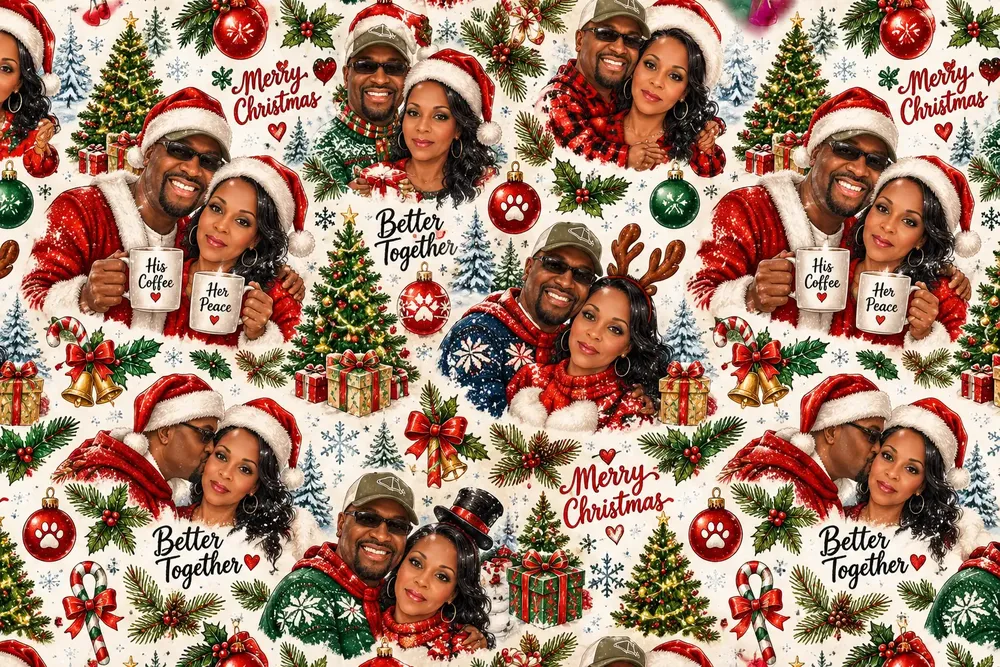
#> input picture art/its-a-wrap-sample-bud.webp, 1000 x 667 px, shrunk from 1536 x 1024 before the run
$ python ends-to-white.py ../../art/its-a-wrap-sample-bud.webp ../../art/page-two-sheet-bud-1.png
#> lines starting #> are read from the running program, lines starting #| are printed output that depends on the picture
# A SET DESIGN'S EDGES, BLACK TO WHITE (Alyx, 28 Sep 2026). The magic mug is
# white under a black coating that clears when it is hot, so everything the
# print does not reach shows white when hot -- "the three quarter inches on
# either side of the handle" above all. A design has to fade to WHITE at its
# edges to meet that ("bud has it right and the other nine need to change");
# the black between the setup and the punchline is printed and stays black.
#   ends-to-white.py <print.png> <out.png>
# Near the edges only (EDGE_X in from each end, EDGE_Y from top and bottom),
# what is dark -- the black margin and the scene's own fade into it, read off a
# blurred luminance so shadows inside a scene are left alone -- is lifted to
# white in proportion to how dark it is and how near the edge. Nothing is
# moved, cropped or repainted.
import sys, numpy as np, cv2
from PIL import Image
EDGE_X, EDGE_Y, DARK = 190, 150, 95.0
src, out = sys.argv[1], sys.argv[2]
a = np.asarray(Image.open(src).convert('RGB')).astype(float)
H, W = a.shape[:2]
#> H = 667; W = 1000
def ss(t): t = np.clip(t, 0, 1); return t * t * (3 - 2 * t)
x = np.arange(W)[None, :]; y = np.arange(H)[:, None]
#> after `y = np.arange(H)[:, None]`: y = 667 values from 0 to 666
wx = ss(1 - np.minimum(x, W - 1 - x) / EDGE_X)
wy = ss(1 - np.minimum(y, H - 1 - y) / EDGE_Y)
near = np.maximum(wx, wy)
lum = cv2.GaussianBlur(a.mean(axis=2), (0, 0), 18)
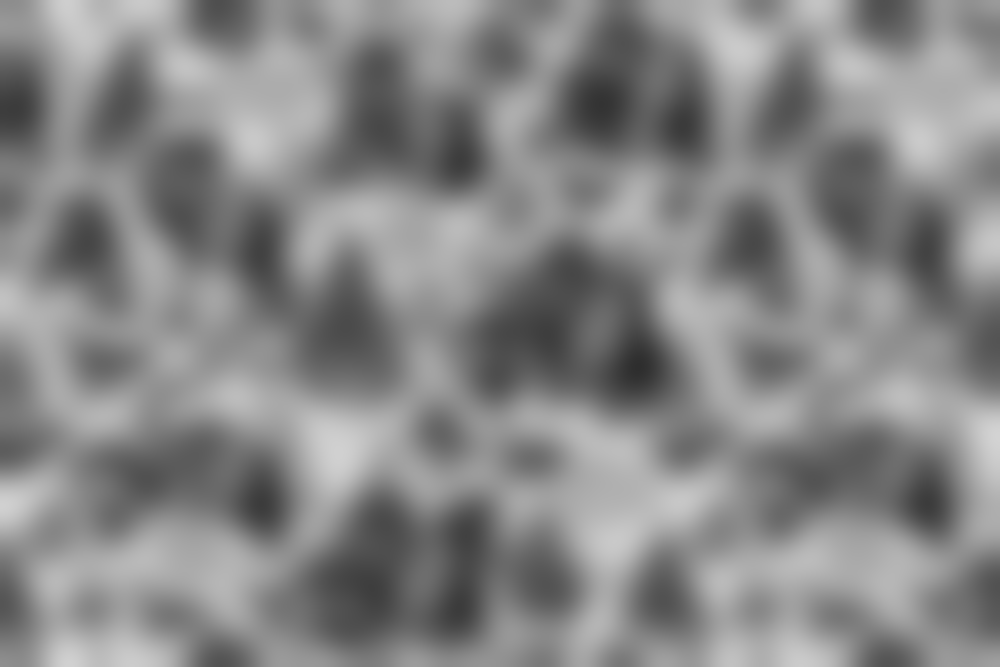
#> lum: shape (667, 1000) float64; min 46.37, max 211.7, mean 135
dark = ss(1 - lum / DARK)
#> in ss (call 3), `t = np.clip(t, 0, 1)`:
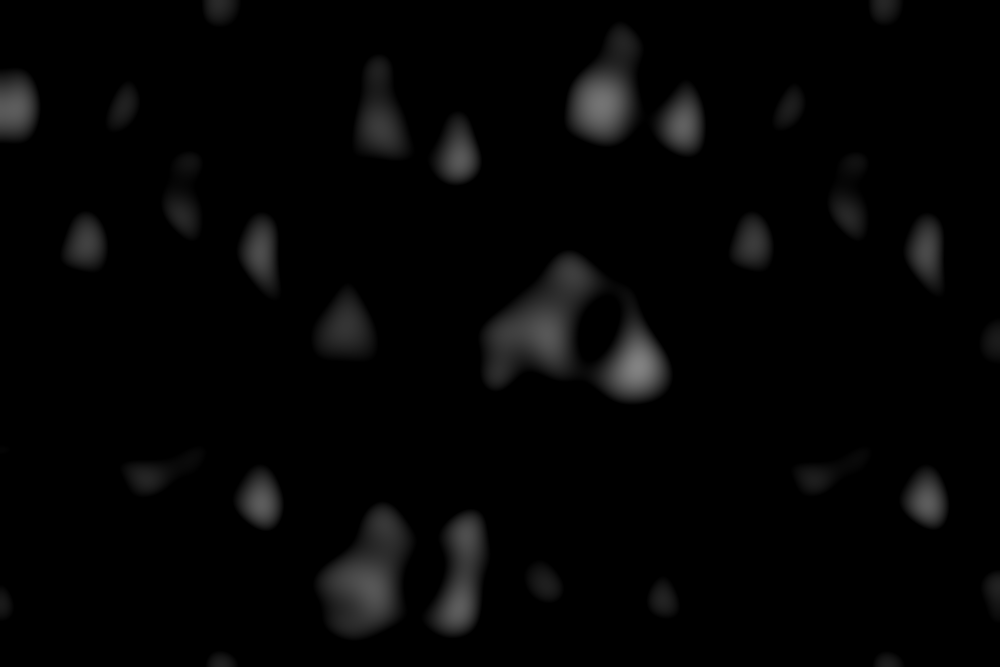
#> t: shape (667, 1000) float64; min 0, max 0.512, mean 0.0189
#> in ss (call 3), `return t * t * (3 - 2 * t)`:
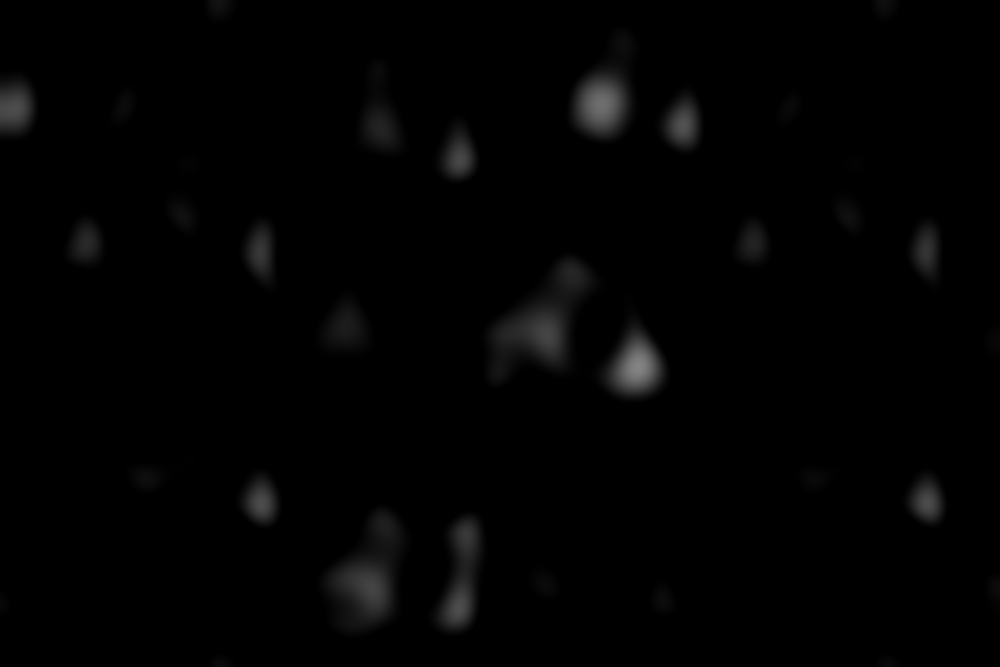
#> returned value: shape (667, 1000) float64; min 0, max 0.518, mean 0.00985
k = (near * dark)[..., None]
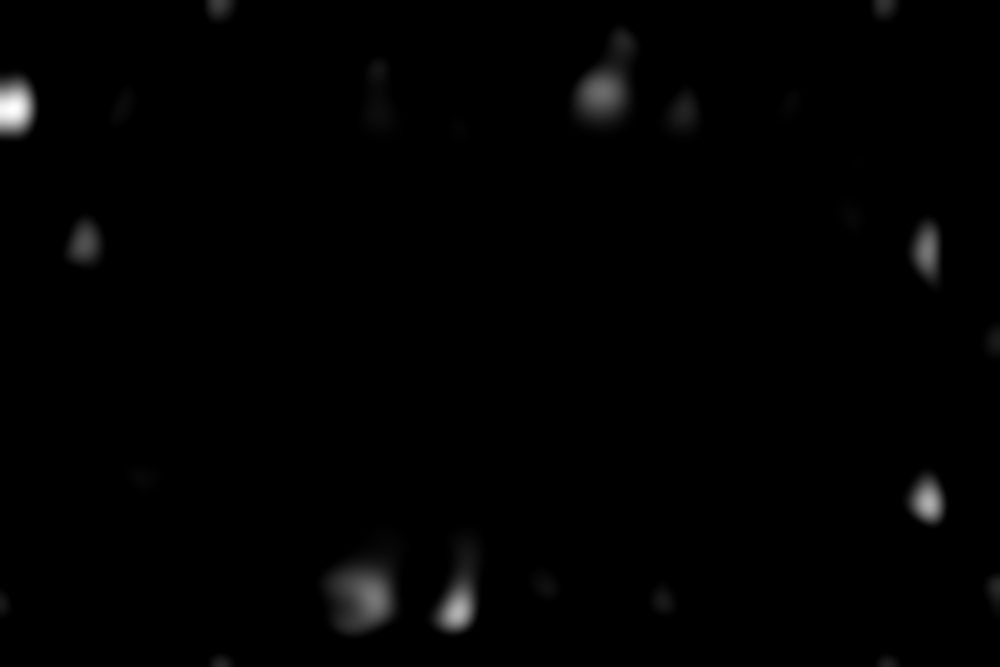
#> k: shape (667, 1000, 1) float64; min 0, max 0.298, mean 0.00244; drawn with min black and max white
res = a + (255 - a) * k
Image.fromarray(np.clip(res, 0, 255).astype(np.uint8)).save(out, optimize=True)
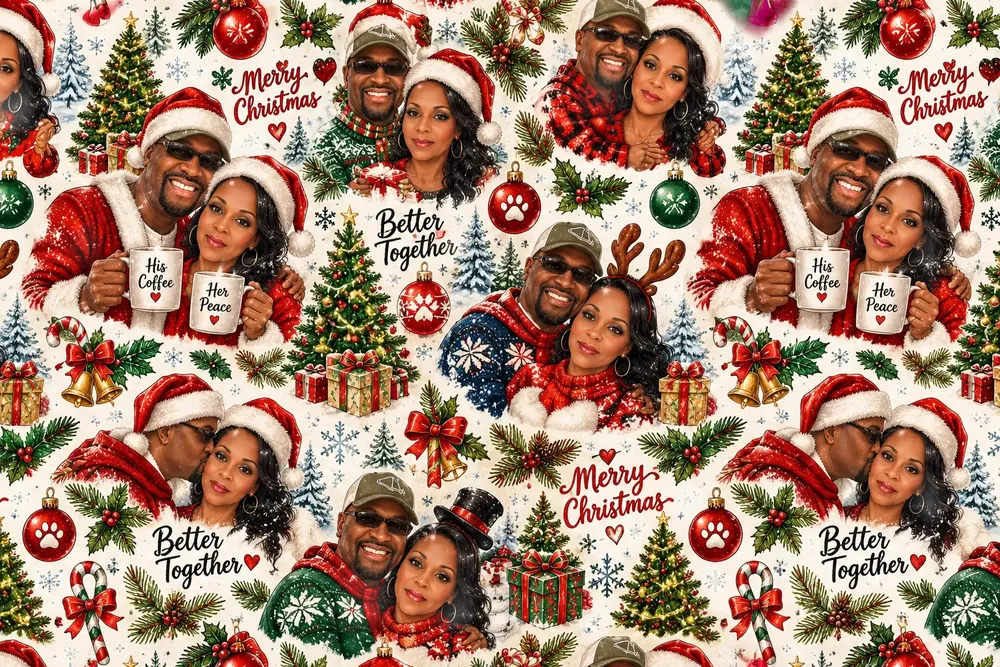
#> saved as page-two-sheet-bud-1.png: PIL image 1000x667 RGB; mean R, G, B 164.4, 130.6, 111.6
print(f'{out}: edges lifted to white ({EDGE_X}px ends, {EDGE_Y}px top and bottom)')
